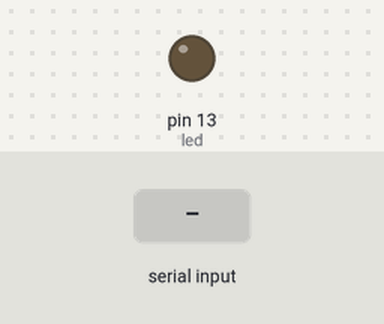
Bench run of a sketch on a simulated Arduino Uno, built with avr-gcc and run on an emulated ATmega328P. On the bench: output pins drawn as LEDs (lit = HIGH). Inputs (shaded band) come from the test bench.

Above: at 1.2 s.
1.3 s: "on\n" received over the second serial link
At 1.8 s:
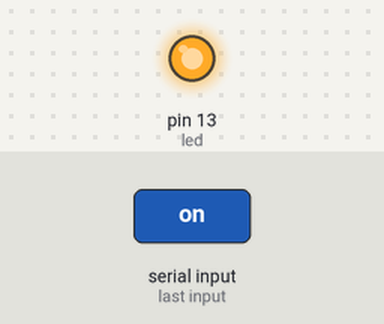
2.8 s: "off\n" received over the second serial link
At 4.2 s:
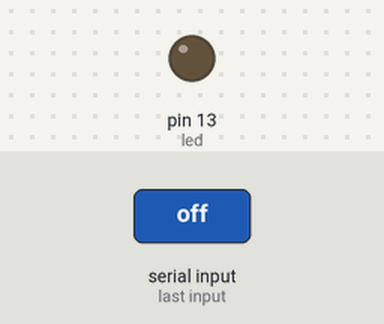
Timing chart, 0 to 5.8 s (numbered marks = the images above; inputs shaded):
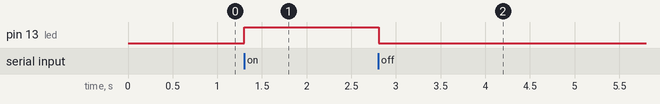

The sketch:

sketch_oct11b.ino
```cpp
#include <SoftwareSerial.h>
SoftwareSerial BT_Serial(7, 8); //TX RX Bluetooth

String message;
int led = 13;

void setup() {
  // put your setup code here, to run once:
  BT_Serial.begin(9600);
  pinMode(led, OUTPUT);
  digitalWrite(led, LOW);
}

void loop() {
  // put your main code here, to run repeatedly:
  if (BT_Serial.available()) {
    String value = BT_Serial.readStringUntil('\n');
    BT_Serial.println(value);
    if (value == "on")
    {
      digitalWrite(13, HIGH);
    } else if (value == "off") {
      digitalWrite(led, LOW);
    }
  }
}
```

Measured:
- after the input at 1.3 s, pin 13 (led): LOW → HIGH at once
- after the input at 2.8 s, pin 13 (led): HIGH → LOW at once
